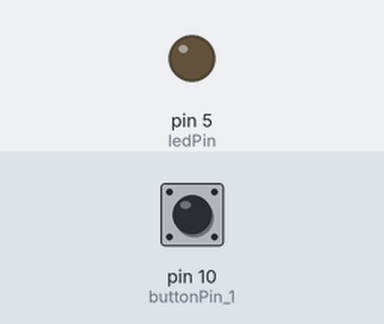
Bench run of a sketch on a simulated Arduino Uno, built with avr-gcc and run on an emulated ATmega328P. Parts: output pins drawn as LEDs (lit = HIGH). The inputs (shaded band) are chosen by the test bench; at power-on: pin 10 (buttonPin_1) LOW. What the sketch prints to the serial monitor is not drawn.

Above: at 1.2 s.
1.3 s: pin 10 (buttonPin_1) pulled HIGH for 0.15 s
At 1.38 s:
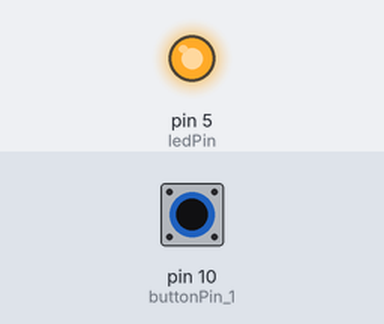
2.9 s: pin 10 (buttonPin_1) pulled HIGH for 3.2 s
At 6.7 s:
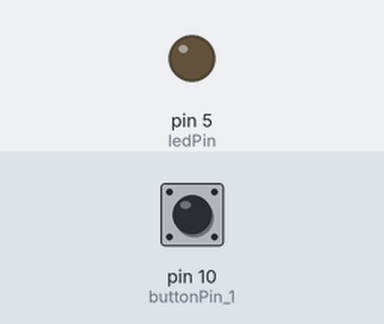
Timing chart, 0 to 8.2 s (numbered marks = the images above; inputs shaded):
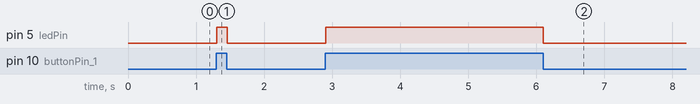

The sketch:

04s-IO-buttonLED.ino
```cpp
//04s-IO-buttonToLed
// solution (one of many)

/* add an IF statement to link INPUT to OUTPUT.  You will need to add the OUTPUT circuit to breadboard and include with code.*/


int buttonPin_1 = 10;
int buttonState_1 = 0;
int ledPin = 5; // add an LED pin definition here


void setup() {
  pinMode(buttonPin_1, INPUT);
  pinMode(ledPin, OUTPUT); // add an LED pinmode here

  Serial.begin(9600);
}

void loop() {
  buttonState_1 = digitalRead(buttonPin_1);
  Serial.println(buttonState_1);

  /* add if statement below https://www.arduino.cc/reference/en/language/structure/control-structure/if/
  */

  if (buttonState_1 == 1) {
    digitalWrite(ledPin, 1);
  } else {
    digitalWrite(ledPin, 0);
  }

}
```

Measured:
- after the input at 1.3 s, pin 5 (ledPin): LOW → HIGH at once, → LOW 0.15 s later
- after the input at 2.9 s, pin 5 (ledPin): LOW → HIGH at once, → LOW 3.2 s later
